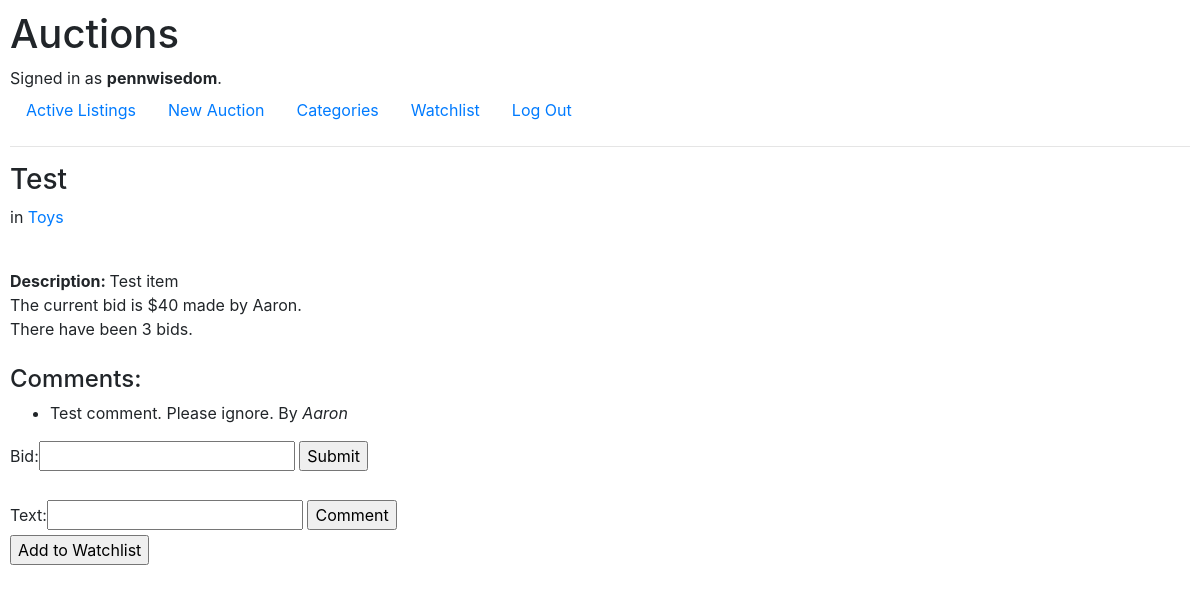
The page /listing/1 (signed in) on the database as committed earlier.
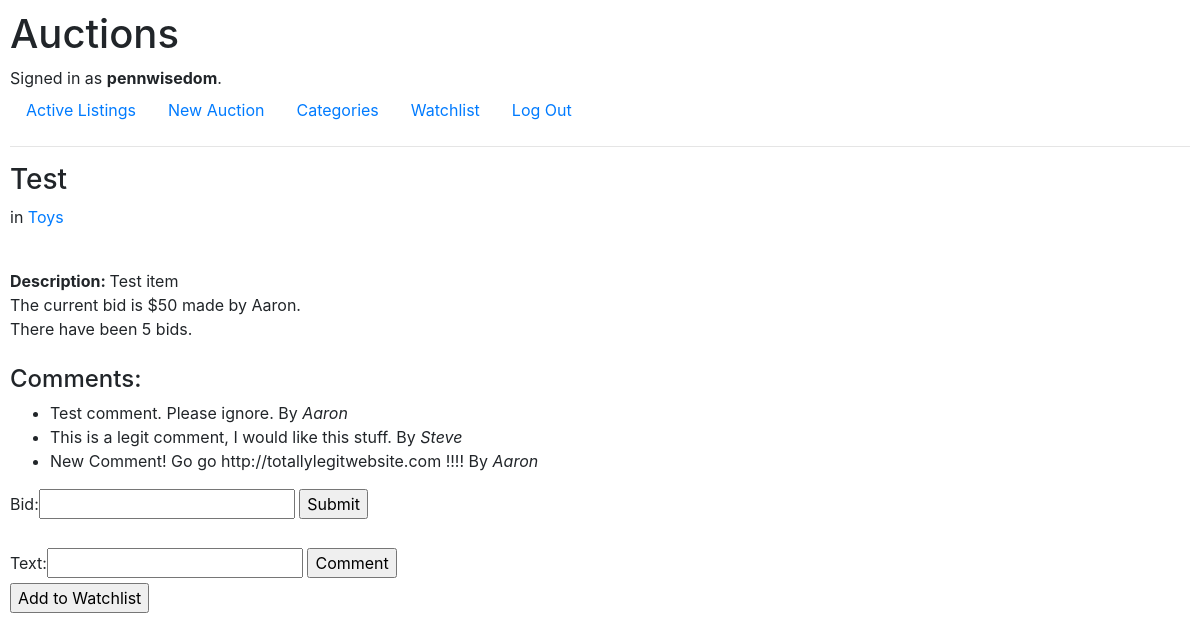
The same page on the database as committed later.
### auctions/models.py (models this page shows, shortened)
class Listing(models.Model):
    user = models.ForeignKey(User, on_delete=models.CASCADE, related_name="creator")
    title = models.CharField(max_length=64)
    description = models.CharField(max_length=256)
    category = models.CharField(max_length=64)
    image = models.CharField(max_length=256, blank=True)
    end = models.BooleanField(default=False)

class Bid(models.Model):
    user = models.ForeignKey(User, on_delete=models.CASCADE, related_name="bidder")
    listing = models.ForeignKey(Listing, on_delete=models.CASCADE, related_name="bids")
    bid = models.IntegerField()
    class Meta:
        get_latest_by = "id"

class Comment(models.Model):
    user = models.ForeignKey(User, on_delete=models.CASCADE, related_name="commenter")
    text = models.CharField(max_length=256)
    listings = models.ForeignKey(Listing, on_delete=models.CASCADE, related_name="comments")

class User(AbstractUser):
    pass

### auctions/views.py (the view, shortened to what this page needs)
# urls.py: path("listing/<str:list_id>", views.listing, name="listing"),
@login_required
def listing(request, list_id):
    if Listing.objects.get(pk=list_id).end == True:
        return render(request, "auctions/listing.html", {"listing": Listing.objects.get(pk=list_id),
    "comments": Comment.objects.filter(listings=list_id), "end": "This auction is over."})
    if Watchlist.objects.filter(user=request.user, auction=list_id).count() > 0:
        print("Ran")
        return render(request, "auctions/listing.html", {"listing": Listing.objects.get(pk=list_id),
    "comments": Comment.objects.filter(listings=list_id), "form": BidForm(), "commentform": CommentForm(), "watch": True})
    if request.method == "POST" and "bidtry" in request.POST:
        new_bid = int(request.POST["bid"])
        if Listing.objects.get(pk=list_id).bids.all().count() == 0:
           updatebid =  Bid(user=request.user, listing=Listing(list_id), bid=new_bid)
           updatebid.save()
           return render(request, "auctions/listing.html", {"listing": Listing.objects.get(pk=list_id),
    "comments": Comment.objects.filter(listings=list_id), "form": BidForm(), "message": "Success!", "commentform": CommentForm()})
        else:
            current_bid = Listing.objects.get(pk=list_id).bids.latest().bid
        if current_bid >= new_bid:
            print(f"{new_bid} is lower than {current_bid}")
            return render(request, "auctions/listing.html", {"listing": Listing.objects.get(pk=list_id),
    "comments": Comment.objects.filter(listings=list_id), "form": BidForm(request.POST), "message": "New bid must be higher than the previous bid",
    "commentform": CommentForm()})
        else:
            updatebid = Bid(user=request.user, listing=Listing(list_id), bid=new_bid)
            updatebid.save()
            return render(request, "auctions/listing.html", {"listing": Listing.objects.get(pk=list_id),
    "comments": Comment.objects.filter(listings=list_id), "form": BidForm(), "message": "Success!", "commentform": CommentForm()})
    elif request.method == "POST" and "endauction" in request.POST:
        over = Listing.objects.get(pk=list_id)
        over.end = True
        over.save()
        return render(request, "auctions/listing.html", {"listing": Listing.objects.get(pk=list_id),
    "comments": Comment.objects.filter(listings=list_id), "end": "Auction Ended."})
    else:
        return render(request, "auctions/listing.html", {"listing": Listing.objects.get(pk=list_id),
    "comments": Comment.objects.filter(listings=list_id), "form": BidForm(), "commentform": CommentForm()})

### auctions/views.py
class BidForm(ModelForm):
    class Meta:
        model = Bid
        fields = ["bid"]

class CommentForm(ModelForm):
    class Meta:
        model = Comment
        fields = ["text"]

### auctions/templates/auctions/listing.html (shortened to what this page needs)
{% extends "auctions/layout.html" %}
{% block body %}
    <h3>{{ listing.title }}</h3> <p>in <a href="{% url 'category' listing.category %}">{{ listing.category}}</a> </p>
    <div id="info">
        <br>
        <span><strong>Description: </strong>{{ listing.description }}</span>
        <br>
        {% if not end %}
            {% if not listing.bids.latest.bid %}
                <span>There are no bids yet.</span>
            {% else %}
                <span>The current bid is ${{ listing.bids.latest.bid }} made by {{ listing.bids.latest.user }}.</span>
                <br>
                <span>There have been {{ listing.bids.all.count }} bids.</span>
            {% endif %}
        {% else %}
        <span>{{ listing.bids.latest.user }} won the auction with a bid of ${{ listing.bids.latest.bid }}</span>
        <br>
        <span>There were {{ listing.bids.all.count }} bids.</span>
        {% endif %}
    </div>
    <div id="comments">
        <br>
        <h4>Comments:</h4>
        <ul>
            {% for comment in comments%}
            <li>{{ comment.text | safe }} By <i>{{ comment.user }}</i></li>
            {% endfor %}
        </ul>
    </div>
    {% if not end %}
    <form action="{% url 'listing' listing.id %}" method="post">
        {{ form }}
        <input type="submit" name="bidtry" value=Submit>
    </form>
    {% endif %}
    {% if not end %}
    <br>
    <form action="{% url 'listing' listing.id %}" method="post">
        {{ commentform }}
        <input type="submit" name="comment" value=Comment>
    </form>
    {% endif %}
{% if not watch %}
<form action="{% url 'watchlist' listing.id %}" method="post">
    <input type="submit" name="watchlistform" value="Add to Watchlist">
</form>
{% else %}
<form action="{% url 'watchlist' listing.id %}" method="post">
    {% csrf_token %}
    <input type="submit" name="remove" value="Remove from Watchlist">
</form>
{% endif %}
{% endblock %}

Rows that differ between the two databases and show on the page:
computed for Listing "Test": bids.latest.bid "40" → "50"; bids.all.count "3" → "5"
added Comment: text "This is a legit comment, I would like this stuff.", user "Steve"
added Comment: text "New Comment! Go go http://totallylegitwebsite.com !!!!", user "Aaron"
